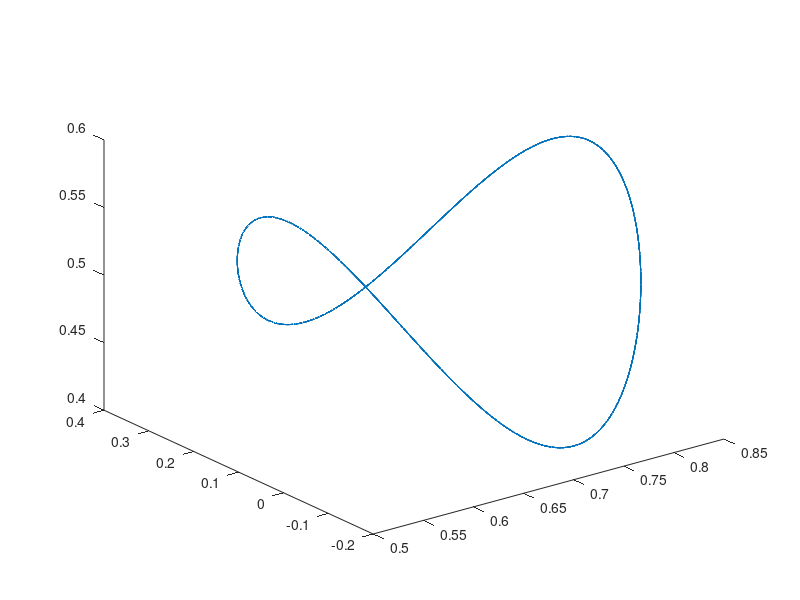

Recreate this plot in MATLAB. (Note: this script raises an error after producing the figure.)
function CF3b_Main_3D()



%% Initialization

clear
close all
home
rand('twister', sum(100*clock));

%% create a active sample motion with 3 active joints as initial input of optimization
home
% clear
clc
% envirment
g=9.81*1;
% parameters of robot
LL1=.20;
LL2=.56;
LL3=.51;
LL4=.20;
m_total=51;
mL1=1.1*LL1/(1.1*.4+1*LL2+.9*LL3+.8*LL4)*m_total;
mL2=1.0*LL2/(1.1*.4+1*LL2+.9*LL3+.8*LL4)*m_total;
mL3=0.9*LL3/(1.1*.4+1*LL2+.9*LL3+.8*LL4)*m_total;
mL4=0.8*LL4/(1.1*.4+1*LL2+.9*LL3+.8*LL4)*m_total;

% EF motion
A=.3;
 
% 3D Ellipose motion
f=0.5;
Tres=0.005;
Repeat=10;
time=0:Tres:Repeat/f;
Middle1=ceil((Repeat-2) *length(time)/Repeat);
Middle2=ceil((Repeat-1)*length(time)/Repeat);
xef= A/2*sin(2*pi*f*time)+.7;
yef= A*cos(2*pi*f*time)+.1;
zef=-A/4*cos(4*pi*f*time)+.5;

Dxef= (2*pi*f)*A/2*cos(2*pi*f*time);
Dyef=-(2*pi*f)*A*sin(2*pi*f*time);
Dzef= (4*pi*f)*A/4*sin(4*pi*f*time);

D2xef=-(2*pi*f)^2*A/2*sin(2*pi*f*time);
D2yef=-(2*pi*f)^2*A*cos(2*pi*f*time);
D2zef= (4*pi*f)^2*A/4*cos(2*pi*f*time);

q1=deg2rad(0);
q2=deg2rad(0);
q3=deg2rad(90);
q4=deg2rad(90);


plot3(xef,yef,zef)

pos=[xef;yef;zef];
Dpos=[Dxef;Dyef;Dzef];
D2pos=[D2xef;D2yef;D2zef];


% Joint Trajectories

for tt=1:length(time)-1
%     tt
    lPos=FK_RzRyRyRy_3D(q1(tt),q2(tt),q3(tt),q4(tt),LL1,LL2,LL3,LL4);

    cPos=pos(:,tt);
    dx=cPos-lPos;

    JJ=JACOBIAN_RzRyRyRy_3D(q1(tt),q2(tt),q3(tt),q4(tt),LL1,LL2,LL3,LL4);

    dq=JJ'*(JJ*JJ')^-1*dx;

    q1(tt+1)=q1(tt)+dq(1);
    q2(tt+1)=q2(tt)+dq(2);
    q3(tt+1)=q3(tt)+dq(3);
    q4(tt+1)=q4(tt)+dq(4);
    
end

for tt=1:length(time)-1
    rPosVal(:,tt)=FK_RzRyRyRy_3D(q1(tt),q2(tt),q3(tt),q4(tt),LL1,LL2,LL3,LL4);

end
    
% Required torque for desired path
q=[q1;q2;q3;q4];
Dq=differential(q,time,Tres);
D2q=differential(Dq,time,Tres);
torqueDesire=TorqueCalculator_4R_3D(D2q,Dq,q,g,mL1,mL2,mL3,mL4,LL1,LL2,LL3,LL4);
%%
% show    
% close all
figure('name','Path (3DoF)')
    plot3(xef(Middle1:Middle2),yef(Middle1:Middle2),zef(Middle1:Middle2),'linewidth',2.5,'linestyle','-','color','g')
    hold on 
    plot3(rPosVal(1,Middle1:Middle2),rPosVal(2,Middle1:Middle2),rPosVal(3,Middle1:Middle2),'linewidth',2,'linestyle','-.','color','b')
    legend('Desired','Static Path Planing')
    hold off
    axis equal

figure('name','Joint Trajectories')
    subplot(4,1,1)
    plot(time(Middle1:Middle2),q1(Middle1:Middle2))
    grid on
    subplot(4,1,2)
    plot(time(Middle1:Middle2),q2(Middle1:Middle2))
    grid on
    subplot(4,1,3)
    plot(time(Middle1:Middle2),q3(Middle1:Middle2))
    grid on
    subplot(4,1,4)
    plot(time(Middle1:Middle2),q4(Middle1:Middle2))
    grid on
    

figure('name','Desired Power vs Time')
%     subplot(3,1,1)
%     plot(time(Middle1:Middle2),torqueDesire(1,Middle1:Middle2).*Dq(1,Middle1:Middle2))
%     grid on
%     subplot(3,1,2)
%     plot(time(Middle1:Middle2),torqueDesire(2,Middle1:Middle2).*Dq(2,Middle1:Middle2))
%     grid on
%     subplot(3,1,3)
%     plot(time(Middle1:Middle2),torqueDesire(3,Middle1:Middle2).*Dq(3,Middle1:Middle2))
%     grid on
    plot(time(Middle1:Middle2),torqueDesire(:,Middle1:Middle2).*Dq(:,Middle1:Middle2),'linewidth',2)
    set(gca,'fontsize',12,'FontWeight','bold')
    legend('p_1','p_2','p_3','p_4')
    xlabel('time (s)','fontsize',14,'FontWeight','bold')
    ylabel('power','fontsize',14,'FontWeight','bold')
    grid on
    
    
figure('name','Desired Torque vs Time')
    plot(time(Middle1:Middle2),torqueDesire(:,Middle1:Middle2),'linewidth',2)
    set(gca,'fontsize',12,'FontWeight','bold')
    legend('u_1','u_2','u_3','u_4')
    xlabel('time (s)','fontsize',14,'FontWeight','bold')
    ylabel('u','fontsize',14,'FontWeight','bold')
    grid on
    


figure('name','Desired Torque vs Angle')
    subplot(1,4,1)
    plot(rad2deg(q1(Middle1:Middle2)),torqueDesire(1,Middle1:Middle2),...
        'Color',[0.87058824300766 0.490196079015732 0],'linewidth',2)
    title('Initial Required Torque-Angle Profile','FontSize',16);
    xlabel('q_1 (deg)','FontWeight','bold','FontSize',14,'FontName','mwa_cmb10');
    ylabel('u_1 (N.m)','FontWeight','bold','FontSize',14,'FontName','mwa_cmb10');
    set(gca,'YMinorGrid','on')
    grid on
    
    subplot(1,4,2)
    plot(rad2deg(InRangeShifter(q2(Middle1:Middle2))),torqueDesire(2,Middle1:Middle2),...
            'Color',[0.87058824300766 0.490196079015732 0],'linewidth',2)
    xlabel('q_2 (deg)','FontWeight','bold','FontSize',14,'FontName','mwa_cmb10');
    ylabel('u_2 (N.m)','FontWeight','bold','FontSize',14,'FontName','mwa_cmb10');
    set(gca,'YMinorGrid','on')
    grid on
    
    subplot(1,4,3)
    plot(( rad2deg(InRangeShifter(q3(Middle1:Middle2)))),torqueDesire(3,Middle1:Middle2),...
        'Color',[0.87058824300766 0.490196079015732 0],'linewidth',2)
    xlabel('q_3 (deg)','FontWeight','bold','FontSize',14,'FontName','mwa_cmb10');
    ylabel('u_3 (N.m)','FontWeight','bold','FontSize',14,'FontName','mwa_cmb10');
    set(gca,'YMinorGrid','on')
    grid on
    
    subplot(1,4,4)
    plot(( rad2deg(InRangeShifter(q4(Middle1:Middle2)))),torqueDesire(4,Middle1:Middle2),...
        'Color',[0.87058824300766 0.490196079015732 0],'linewidth',2)
    xlabel('q_3 (deg)','FontWeight','bold','FontSize',14,'FontName','mwa_cmb10');
    ylabel('u_3 (N.m)','FontWeight','bold','FontSize',14,'FontName','mwa_cmb10');
    set(gca,'YMinorGrid','on')
    grid on
    
Y=[q1(Middle1:end)',q2(Middle1:end)',q3(Middle1:end)' , q4(Middle1:end)' ];
AnimBot4DOF_4R_3D(time(Middle1:end),Y,LL1,LL2,LL3,LL4);

IntAbsUdqDesire=sum(sum(abs(torqueDesire(:,Middle1:Middle2).*Dq(:,Middle1:Middle2)),2))*Tres
IntAbsUdqDesire=sum(sum((torqueDesire(:,Middle1:Middle2).*torqueDesire(:,Middle1:Middle2)),2))*Tres

%%  Generate Initial value for Optimization
% close all

tic
% DoF system
nn=4; % number of joints
% DoF of Optimization 
rQ=10; % Degree of joint trajectory
rM=4; % Degree of passive torque
rB=2;
% WeightMatrix
Weight=[1 3 2 1]';
Weight=Weight*1;
SampleRate=25;

% Landa for [DQ  D2q ]
Landa=[1e-1 1e-3 1e-1 1e-3]*1;   % [landa_1* Beta'*Beta    Landa_2*(D2Q*Beta)'*(D2Q*Beta)
                           %  landa_3* Theta'*Theta  Landa_4*(D2Qhat*Theta)'*(D2Qhat*Theta) ]          
%  Landa=[1e-6 1e-7 1e-6 1e-7]*1; % for linear

%%
Time=time(Middle1:Middle2)-time(Middle1);
Q1=q1(Middle1:Middle2);
Q2=q2(Middle1:Middle2);
Q3=q3(Middle1:Middle2);
Q4=q4(Middle1:Middle2);
 
QJ=[Q1;Q2;Q3;Q4];

Qhat1=zeros(size(Q1));
Qhat2=Q2+Q3;
Qhat3=Q3+Q4;
QhatJ=[Qhat1;Qhat2;Qhat3];

XEF=xef(Middle1:Middle2);
YEF=yef(Middle1:Middle2);
ZEF=zef(Middle1:Middle2);
DXEF=Dxef(Middle1:Middle2);
DYEF=Dyef(Middle1:Middle2);
DZEF=Dzef(Middle1:Middle2);
D2XEF=D2xef(Middle1:Middle2);
D2YEF=D2yef(Middle1:Middle2);
D2ZEF=D2zef(Middle1:Middle2);
TorqueDesQ1=torqueDesire(1,Middle1:Middle2);
TorqueDesQ2=torqueDesire(2,Middle1:Middle2);
TorqueDesQ3=torqueDesire(3,Middle1:Middle2);
TorqueDesQ4=torqueDesire(4,Middle1:Middle2);
TorqueDesire=[TorqueDesQ1;TorqueDesQ2;TorqueDesQ3;TorqueDesQ4];


% [Alpha_Q1,BezireCoef_q1]= BezierCoeffinet([Time Time(2:end)+Time(1) ],[Q1 Q1(2:end)],rQ);
% [Alpha_Q2,BezireCoef_q2]= BezierCoeffinet(Time,Q2,rQ);
% [Alpha_Q3,BezireCoef_q3]= BezierCoeffinet(Time,Q3,rQ);
% [Alpha_Q4,BezireCoef_q4]= BezierCoeffinet(Time,Q4,rQ);
[Alpha_Q1,BezireCoef_q1]= BezierCoeffinet([Time Time(2:end)+Time(1) ],[Q1 Q1(2:end)],rQ);
[Alpha_Q2,BezireCoef_q2]= BezierCoeffinet([Time Time(2:end)+Time(1) ],[Q2 Q2(2:end)],rQ);
[Alpha_Q3,BezireCoef_q3]= BezierCoeffinet([Time Time(2:end)+Time(1) ],[Q3 Q3(2:end)],rQ);
[Alpha_Q4,BezireCoef_q4]= BezierCoeffinet([Time Time(2:end)+Time(1) ],[Q4 Q4(2:end)],rQ);

Q1val=polyval(Alpha_Q1,Time);
Q2val=polyval(Alpha_Q2,Time);
Q3val=polyval(Alpha_Q3,Time);
Q4val=polyval(Alpha_Q4,Time);
QVal=[Q1val;Q2val;Q3val;Q4val];


RPosVal=FK_RzRyRyRy_3D(Q1val,Q2val,Q3val,Q4val,LL1,LL2,LL3,LL4);

    
[BetaOptimal,ThetaOptimal,CostActuation,CostD2Q,CostParaReg,TorqueMonoOptimal,TorqueBicepsOptimal]= ...
            OptimalParam_4R_3D(QJ,QhatJ,TorqueDesire,nn,rM,rB,Landa,Weight,SampleRate);

CostRequired=0;
 for i=1:nn
    CostRequired=CostRequired + ...
          Weight(i)*( 1/2*(TorqueDesire(i,:)')'*TorqueDesire(i,:)');
 end
CostRequired*Tres;
           
        
Cost=(CostActuation+ Landa(1:2:4)*CostParaReg+Landa(2:2:4)*CostD2Q)*Tres;
ActCost=(CostActuation)*Tres;


TorqueActive=TorqueDesire-TorqueMonoOptimal-[TorqueBicepsOptimal;zeros(size(Q1))]-[zeros(size(Q1));TorqueBicepsOptimal];
WorkActuator    =sum(sum(abs(TorqueActive.*Dq(:,Middle1:Middle2)),2))*Tres;
WorkDesire      =sum(sum(abs(TorqueDesire.*Dq(:,Middle1:Middle2)),2))*Tres;
Title=sprintf('%11s  %14s  %15s %15s'  ,   'Cost','Act. Cost','Req. Work','Act. Work');
Result=sprintf('% 11.2f  % 11.2f  % 15.2f % 15.2f'  ,   Cost,ActCost,WorkDesire,WorkActuator);
disp('-------------------------------------------------------')
disp(Title)
disp(Result)


figure('name','Path (3DoF)')
    plot3(XEF,YEF,ZEF,'linewidth',2.5,'linestyle','-','color','g')
    hold on 
    plot3(RPosVal(1,:),RPosVal(2,:),RPosVal(3,:),'linewidth',2,'linestyle','-.','color','b')
    legend('Desired','Static Path Planing')
    hold off
    axis equal

figure('name','Passive Torques')
    subplot(4,3,1)
    plot(Q1,TorqueDesQ1,'linewidth',2,'linestyle','-','color','b')
    hold on
    plot(Q1,TorqueMonoOptimal(1,:),'linewidth',2,'linestyle','-.','color','r')
    hold off
    grid on
    xlabel('q_1')
    ylabel('u_r_1')
%     legend('Desired Torque','PassiveTorque')
    subplot(4,3,2)
    plot(Q1,TorqueActive(1,:),'linewidth',2)
    grid on
    xlabel('q_1')
    ylabel('u_a_1')
    title('Active Torque')
    
    subplot(4,3,4)
    plot(Q2,TorqueDesQ2-TorqueBicepsOptimal(1,:)-TorqueBicepsOptimal(2,:),'linewidth',2,'linestyle','-','color','b')
    hold on
    plot(Q2,TorqueMonoOptimal(2,:),'linewidth',2,'linestyle','-.','color','r')
    hold off
    grid on
    xlabel('q_2')
    ylabel('u_r_2-u_b_2')
%     legend('Desired Torque','PassiveTorque')
    subplot(4,3,5)
    plot(Q2,TorqueActive(2,:),'linewidth',2)
    grid on
    xlabel('q_2')
    ylabel('u_a_2')
    title('Active Torque')
    
    subplot(4,3,7)
    plot(Q3,TorqueDesQ3-TorqueBicepsOptimal(2,:)-TorqueBicepsOptimal(3,:),'linewidth',2,'linestyle','-','color','b')
    hold on
    plot(Q3,TorqueMonoOptimal(3,:),'linewidth',2,'linestyle','-.','color','r')
    hold off
    grid on
    xlabel('q_3')
    ylabel('u_r_3-u_b_2-u_b_3')
%     legend('Desired Torque','PassiveTorque')
    subplot(4,3,8)
    plot(Q3,TorqueActive(3,:),'linewidth',2)
    grid on
    xlabel('q_3')
    ylabel('u_a_3')
    title('Active Torque')
    
    subplot(4,3,10)
    plot(Q4,TorqueDesQ4-TorqueBicepsOptimal(3,:),'linewidth',2,'linestyle','-','color','b')
    hold on
    plot(Q4,TorqueMonoOptimal(4,:),'linewidth',2,'linestyle','-.','color','r')
    hold off
    grid on
    xlabel('q_4')
    ylabel('u_r_4-u_b_3')
%     legend('Desired Torque','PassiveTorque')
    subplot(4,3,11)
    plot(Q4,TorqueActive(4,:),'linewidth',2)
    grid on
    xlabel('q_4')
    ylabel('u_a_4')
    title('Active Torque')
    
    subplot(4,3,6)
    plot(Qhat2,TorqueDesQ2+TorqueDesQ3-TorqueMonoOptimal(2,:)-TorqueMonoOptimal(3,:)-TorqueBicepsOptimal(3,:),'linewidth',2,'linestyle','-','color','b')
    hold on
    plot(Qhat2,2*TorqueBicepsOptimal(2,:),'linewidth',2,'linestyle','-.','color','r')
    hold off
    grid on
    xlabel('q_2+q_3')
    ylabel('u_r_2+u_r_3-u_m_2-u_m_3-u_b_3')
%     legend('Desired Torque','PassiveTorque')

    subplot(4,3,12)
    plot(Qhat3,TorqueDesQ3+TorqueDesQ4-TorqueMonoOptimal(3,:)-TorqueMonoOptimal(4,:)-TorqueBicepsOptimal(2,:),'linewidth',2,'linestyle','-','color','b')
    hold on
    plot(Qhat3,2*TorqueBicepsOptimal(3,:),'linewidth',2,'linestyle','-.','color','r')
    hold off
    grid on
    xlabel('q_3+q_4')
    ylabel('u_r_3+u_r_4-u_m_3-u_m_4-u_b_2')

    
figure('name','Compare Torques')
    subplot(4,1,1)
    plot(Q1,TorqueDesQ1,'linewidth',2,'linestyle','-','color','b')
    xlabel('q_1')
    ylabel('u_1')
    hold on
    plot(Q1,TorqueActive(1,:),'linewidth',2,'linestyle','-','color','r')
    hold off
    grid on
    subplot(4,1,2)
    plot(Q2,TorqueDesQ2,'linewidth',2,'linestyle','-','color','b')
    xlabel('q_2')
    ylabel('u_2')
    hold on
    plot(Q2,TorqueActive(2,:),'linewidth',2,'linestyle','-','color','r')
    hold off
    grid on
    subplot(4,1,3)
    plot(Q3,TorqueDesQ3,'linewidth',2,'linestyle','-','color','b')
    xlabel('q_3')
    ylabel('u_3')
    hold on
    plot(Q3,TorqueActive(3,:),'linewidth',2,'linestyle','-','color','r')
    hold off
    grid on
    subplot(4,1,4)
    plot(Q4,TorqueDesQ4,'linewidth',2,'linestyle','-','color','b')
    xlabel('q_4')
    ylabel('u_4')
    hold on
    plot(Q4,TorqueActive(4,:),'linewidth',2,'linestyle','-','color','r')
    hold off
    grid on
    
    

    
figure('name','Time Torques')
    subplot(4,1,1)
    plot(Time,TorqueDesQ1,'linewidth',2,'linestyle','-','color','b')
    hold on
    plot(Time,TorqueMonoOptimal(1,:),'linewidth',2,'linestyle','-.','color','g')
    plot(Time,TorqueActive(1,:),'linewidth',2,'linestyle','-','color','r')
    hold off
    grid on
    set(gca,'FontWeight','bold','FontSize',12,'FontName','mwa_cmb10');
    ylabel('u_1 (N.m)','FontWeight','bold','FontSize',14,'FontName','mwa_cmb10');
    Llg=legend('u_r_1','u_m_1','u_a_1');
    set(Llg,'orientation','horizontal')
    xlim([Time(1) Time(end)])
    subplot(4,1,2)
    plot(Time,TorqueDesQ2,'linewidth',2,'linestyle','-','color','b')
    hold on
    plot(Time,TorqueMonoOptimal(2,:),'linewidth',2,'linestyle','-.','color','g')
    plot(Time,TorqueBicepsOptimal(2,:),'linewidth',2,'linestyle','-.','Color',[0.75 0 0.75])
    plot(Time,TorqueActive(2,:),'linewidth',2,'linestyle','-','color','r')
    hold off
    grid on
    set(gca,'FontWeight','bold','FontSize',12,'FontName','mwa_cmb10');
    ylabel('u_3 (N.m)','FontWeight','bold','FontSize',14,'FontName','mwa_cmb10');
    Llg=legend('u_r_2','u_m_2','u_b_2','u_a_2');
    set(Llg,'orientation','horizontal')
    xlim([Time(1) Time(end)])
    subplot(4,1,3)
    plot(Time,TorqueDesQ3,'linewidth',2,'linestyle','-','color','b')
    hold on
    plot(Time,TorqueMonoOptimal(3,:),'linewidth',2,'linestyle','-.','color','g')
    plot(Time,TorqueBicepsOptimal(2,:),'linewidth',2,'linestyle','-.','Color',[0.75 0 0.75])
    plot(Time,TorqueBicepsOptimal(3,:),'linewidth',2,'linestyle','-.','Color',[0.75 .75 0.75])
    plot(Time,TorqueActive(3,:),'linewidth',2,'linestyle','-','color','r')
    hold off
    grid on
    set(gca,'FontWeight','bold','FontSize',12,'FontName','mwa_cmb10');
    ylabel('u_3 (N.m)','FontWeight','bold','FontSize',14,'FontName','mwa_cmb10');
    Llg=legend('u_r_3','u_m_3','u_b_2','u_b_3','u_a_3');
    set(Llg,'orientation','horizontal')
    xlim([Time(1) Time(end)])
    subplot(4,1,4)
    plot(Time,TorqueDesQ4,'linewidth',2,'linestyle','-','color','b')
    hold on
    plot(Time,TorqueMonoOptimal(4,:),'linewidth',2,'linestyle','-.','color','g')
    plot(Time,TorqueBicepsOptimal(3,:),'linewidth',2,'linestyle','-.','Color',[0.75 .75 0.75])
    plot(Time,TorqueActive(4,:),'linewidth',2,'linestyle','-','color','r')
    hold off
    grid on
    set(gca,'FontWeight','bold','FontSize',12,'FontName','mwa_cmb10');
    ylabel('u_4 (N.m)','FontWeight','bold','FontSize',14,'FontName','mwa_cmb10');
    Llg=legend('u_r_4','u_m_4','u_b_3','u_a_4');
    set(Llg,'orientation','horizontal')
    xlim([Time(1) Time(end)])
    
%  toc
 
 

%% Optimization

Degree=[nn rQ rM rB];
% Initial=[Alpha_Q1 Alpha_Q2 Alpha_Q3 Alpha_Q4];
% Initial=[Alpha_Q2 Alpha_Q3 Alpha_Q4];

QLimit=deg2rad([-170,170;-96,135;-5,156;-20,110]);
DQLimit=deg2rad([-300,300;-225,225;-225,225;-300,300]);
% % 
%  Initial2=Initial;
%  Initial=x;

% WeightMatrix
% Weight=[ 10 1 1]';

% dynamic parameters
tic
MaxFunEvals_Data=5000*(rQ);
MaxIter_Data=1000;
TolFun_Data=1e-9;
TolX_Data=1e-9;
TolCon_Data=1e-8;
Algorithm='sqp';
Algorithm='interior-point';
Rand=5000*1e-10;
NewInit=Initial+Rand*(randn(1,4*(rQ+length(rQ))));

CostFun   = @(Alpha)CF3b_TorqueCost_4R_3D(Alpha,Alpha_Q1,Time,Degree,Tres,Weight,Landa,SampleRate,g,mL1,mL2,mL3,mL4,LL1,LL2,LL3,LL4);
% NonConstr = @(Alpha)CF3b_NonLinearConstraint(Alpha,Time,Tres,Degree,L,XEF,YEF,g,mL1,mL2,mL3,LL1,LL2,LL3);
NonConstr = @(Alpha)CF3b_NonLinearConstraint_WithJointLimit_4R_3D(Alpha,Alpha_Q1,Time,Tres,Degree,XEF,YEF,ZEF,g,mL1,mL2,mL3,mL4,LL1,LL2,LL3,LL4,QLimit,DQLimit,SampleRate);


[x,fval,exitflag,output,lambda,grad,hessian] = ...
    Op_FmisCon_SQP(CostFun,NonConstr,NewInit,MaxFunEvals_Data,MaxIter_Data,TolFun_Data,TolX_Data,TolCon_Data,Algorithm);




%% ShowTime
Degree=[nn rQ rM rB];
Initial=[Alpha_Q1 Alpha_Q2 Alpha_Q3 Alpha_Q4];

[TorqueDesire_X0,TorqueActive_X0,TorqueMonoOptimal_X0,TorqueBicepsOptimal_X0,Q_X0,D1Q_X0,D2Q_X0,BetaOptimal_X0,ThetaOptimal_X0,IntU2_X0,IntUdq_X0,IntAbsUdq_X0,IntAbsUdqDesire_X0,CostSlopeD1Q_X0,CostSlopeD2Q_X0,CostParam_X0,RMSError_X0]=...    
                        ShowTime_4R_3D([ Initial],Time,Tres,Degree,Weight,Landa,SampleRate,[],[],[],XEF,YEF,ZEF,mL1,mL2,mL3,mL4,LL1,LL2,LL3,LL4,g,[],'DntShow','2Cycle','CostCc','Initial');
[TorqueDesire_Opt,TorqueActive_Opt,TorqueMonoOptimal_Opt,TorqueBicepsOptimal_Opt,Q_Opt,D1Q_Opt,D2Q_Opt,BetaOptimal_Opt,ThetaOptimal_Opt,IntU2_Opt,IntUdq_Opt,IntAbsUdq_Opt,IntAbsUdqDesire_Opt,CostSlopeD1Q_Opt,CostSlopeD2Q_Opt,CostParam_Opt,RMSError_Opt]=...
                       ShowTime_4R_3D([ x]      ,Time,Tres,Degree,Weight,Landa,SampleRate,[],[],[],XEF,YEF,ZEF,mL1,mL2,mL3,mL4,LL1,LL2,LL3,LL4,g,[],'Show','2Cycle','CostCc','Optimized');
                    

                    
%%
TotalCost_X0  = (IntU2_X0    + Landa(1:2:3)*CostParam_X0 + Landa(2:2:4)*CostSlopeD2Q_X0 )*Tres;
TotalCost_Opt = (IntU2_Opt   + Landa(1:2:3)*CostParam_Opt+ Landa(2:2:4)*CostSlopeD2Q_Opt)*Tres;

IntAbsUdqDesire_X0=sum(sum(abs(TorqueDesire_X0.*D1Q_X0),2))*Tres;
IntAbsUdqDesire_Opt=sum(sum(abs(TorqueDesire_Opt.*D1Q_Opt),2))*Tres;
IntAbsUdqActive_X0=sum(sum(abs(TorqueActive_X0.*D1Q_X0),2))*Tres;
IntAbsUdqActive_Opt=sum(sum(abs(TorqueActive_Opt.*D1Q_Opt),2))*Tres;

DegreeStr=sprintf('\n   rQ:%3d\n   rM:%3d\n   rB:%3d\n   Cost Type:  %s\n   Requlation Type:  %s\n ',rQ,rM,rB, 'Cast Cc','D2Q');
Title=sprintf('%22s  % 11s %11s % 8s % 12s % 15s % 15s'  ,   'IntU2','C.S.(D2)','ParamReg','Total','RMS Err','Req. Work','Actuator Work');
Result_X0 =sprintf('%-11s %11.2e %11.2e %11.2e % 10.2e % 10.2e % 15.2e % 14.2e  ',   'Initial:',  IntU2_X0*Tres, sum(CostSlopeD2Q_X0)*Tres , sum(CostParam_X0)*Tres   , TotalCost_X0 , RMSError_X0, sum(IntAbsUdqDesire_X0), IntAbsUdqActive_X0);
Result_Opt=sprintf('%-11s %11.2e %11.2e %11.2e % 10.2e % 10.2e % 15.2e % 14.2e\n',   'Optimized:',IntU2_Opt*Tres,sum(CostSlopeD2Q_Opt)*Tres, sum(CostParam_Opt)*Tres  , TotalCost_Opt, RMSError_Opt,sum(IntAbsUdqDesire_Opt),IntAbsUdqActive_Opt);
% display(output.message)
disp(DegreeStr)
disp(Title)
disp(Result_X0)
disp(Result_Opt)

TorqueActive=TorqueDesire-TorqueMonoOptimal-[TorqueBicepsOptimal;zeros(size(Q1))]-[zeros(size(Q1));TorqueBicepsOptimal];
IntAbsUdqActive=sum(sum(abs(TorqueActive.*Dq(:,Middle1:Middle2)),2))*Tres;
IntAbsUdqDesire=sum(sum(abs(TorqueDesire.*Dq(:,Middle1:Middle2)),2))*Tres;
IntAbsUdqActive=sum(sum(abs(TorqueActive.*Dq(:,Middle1:Middle2)),2))*Tres;
IntAbsUdqDesire=sum(sum(abs(TorqueDesire.*Dq(:,Middle1:Middle2)),2))*Tres;
% % RmsErrorX0=sqrt(sum(sum((rPosVal(:,Middle1:Middle2)-pos(:,Middle-1:end-1)).^2)*Tres/(time(end)-time(Middle))));
% % MaxErrorX0=max(sqrt(sum((rPosVal(:,Middle1:Middle2)-pos(:,Middle-1:end-1)).^2)));
% disp([RmsErrorX0 MaxErrorX0 ]*100)
disp([IntAbsUdqActive IntAbsUdqDesire ])

% toc
disp(sum(   max(D1Q_Opt')>DQLimit(:,2)' +min(D1Q_Opt')<DQLimit(:,1)'+max(Q_Opt')>QLimit(:,2)'+min(Q_Opt')<QLimit(:,1)' ) )

%% Scale profile for Nonlinear Spring

ThetaS=[];
ThetaStep=[];
tau=[];

for Joint=1:3

    ThetaStep{Joint}=( (max(Q_Opt(Joint, 1: floor(size(Q_Opt,2))))  - min(Q_Opt(Joint, 1: floor(size(Q_Opt,2))))) / (floor(size(Q_Opt,2)/2)));
    thetaS=min(Q_Opt(Joint, 1: floor(size(Q_Opt,2)))) :ThetaStep{Joint}:max(Q_Opt(Joint, 1: floor(size(Q_Opt,2))));
    thetaScale=thetaS-(min(thetaS)+(max(thetaS)-min(thetaS))/2)+pi/2;
    ThetaS{Joint}=thetaScale;
    

    tau{Joint}=polyval(BetaOptimal_Opt((rM+1)*(Joint-1)+1: (Joint)*(rM+1)),thetaS);    
    

    figure('name',['Joint ', num2str( Joint)])
        subplot(2,1,1)
        plot(rad2deg( ThetaS{Joint}),tau{Joint})
        xlabel('ThetaS')
        ylabel('tau')
        grid on

        subplot(2,1,2)
        plot(ThetaS{Joint}(1:end-1),diff(tau{Joint})./diff(ThetaS{Joint}))
        xlabel('ThetaS')
        ylabel('Dtau')
        grid on
        
end

%% Desing Cam
ParamA={[10000,0.02,.1,.14];
        [10000,0.02,.1,.14];
        [10000,0.02,.1,.14]};
    
for Joint=1:3
    K=ParamA{Joint}(1);
    R=ParamA{Joint}(2);
    l0=ParamA{Joint}(3);
    l0de=ParamA{Joint}(4);

    run('../../NonLinearSpring/RunMe');
end
%% Control

InitState=([ Q_Opt(1:3,1)' , D1Q_Opt(1:3,1)', 0 0]);
Pos  =[[XEF   ,XEF(2:end)]   ;[YEF   ,YEF(2:end)]   ];
% DPos =[[DXEF  ,DXEF(2:end)]  ;[DYEF  ,DYEF(2:end)]  ];
% D2Pos=[[D2XEF ,D2XEF(2:end)] ;[D2YEF ,D2YEF(2:end)] ];
Time2=[Time , Time(2:end)+Time(end)];
% TorqueFF=[TorqueDesire_Opt,TorqueDesire_Opt(:,2:end)];
TorqueFF=[TorqueActive_Opt,TorqueActive_Opt(:,2:end)];
Qref=[Q_Opt, Q_Opt(:,2:end)];
DQref=[D1Q_Opt, D1Q_Opt(:,2:end)];
Mid=ceil(length(Time2)/1);

Kp=1*4000;
Kd=1*400;
Kp=1*20000000;
Kd=1*400000;


OdeOpt= odeset('RelTol',1e-4,'AbsTol',1e-4,'maxstep',1e-2,...
               'OutputFcn',@(t,Y,flag)TorqueCalculatorControlBi(t,Y,flag,g,L,m,Qref,DQref,Time2,Kp,Kd,x,rM,rB));
[T,Q_ode] =...
    ode15s(@(t,Y)SirDynBi(t,Y,g,L,m,Qref,DQref,Time2,Kp,Kd,x,rM,0),...
            Time2,InitState,OdeOpt);

QO1=Q_ode(:,1)';
QO2=Q_ode(:,2)';
QO3=Q_ode(:,3)';
RPosODE=L*[cos(QO1)+cos(QO1+QO2)+cos(QO1+QO2+QO3);
        sin(QO1)+sin(QO1+QO2)+sin(QO1+QO2+QO3)];

% EnergyABS_Ode=Q_ode(end,end-1)
% EnergyACT_Ode=Q_ode(end,end)

Torque_Ode=TorqueCalculatorControlBi([],[],'done');
TorqueActive_Ode=Torque_Ode(1:3,:);
TorquePassiveUni_Ode=Torque_Ode(4:6,:);
TorquePassiveBi_Ode=Torque_Ode(7:9,:);

EnergyABS=sum(sum(abs((TorqueActive_Ode+TorquePassiveUni_Ode+TorquePa)'.*Q_ode(:,4:6)),2))*Tres;
EnergyACT=sum(sum(abs(TorqueActive_Ode'.*Q_ode(:,4:6)),2))*Tres;
disp(['Perfect: ',num2str(sum(IntAbsUdqDesire_Opt)*2),'  ,  ',num2str( IntAbsUdqActive_Opt*2)]);
disp(['PID:     ',num2str(EnergyABS),'  ,  ',num2str( EnergyACT)]);
disp(['Initial: ',num2str(sum(IntAbsUdqDesire_X0)*2),'  ,  ',num2str( IntAbsUdqActive_X0*2)]);

%% ShowTime for Control
figure
    plot(Time2,rad2deg(Qref(1,:)-Q_ode(:,1)'),'linewidth',2,'color','r')
    hold on
    plot(Time2,rad2deg(Qref(2,:)-Q_ode(:,2)'),'linewidth',2,'color','b')
    plot(Time2,rad2deg(Qref(3,:)-Q_ode(:,3)'),'linewidth',2,'color','g')
    set(gca,'fontsize',14,'YMinorGrid','on')    
    grid on
    xlabel('Time (s)','FontWeight','bold','FontSize',14,'FontName','mwa_cmb10')
    ylabel('Tracking Error (deg)','FontWeight','bold','FontSize',14,'FontName','mwa_cmb10')
    Le1=legend('e_1','e_2','e_3');
    set(Le1,'FontSize',12,'Orientation','horizontal')
    



figure
subplot(3,1,1)
    plot(Time2,Qref(1,:),'linewidth',2,'linestyle','--','color','r')
    hold on
    plot(Time2,Q_ode(:,1),'linewidth',2,'linestyle','--','color','b')
    legend('{q_1}^*','q_r')
   
subplot(3,1,2)
    plot(Time2,Qref(2,:))
    hold all
    plot(Time2,Q_ode(:,2))

subplot(3,1,3)
    plot(Time2,Qref(3,:))
    hold all
    plot(Time2,Q_ode(:,3))

figure
plot(Pos(1,:),Pos(2,:),'linewidth',4,'linestyle','-','color','b')
hold on
plot(RPosODE(1,1:Mid),RPosODE(2,1:Mid),'linewidth',3,'linestyle','--','color','r')
plot(RPosODE(1,Mid:end),RPosODE(2,Mid:end),'linewidth',2,'linestyle','--','color','g')
xlabel('x')
ylabel('y')
hold off
% axis equal
legend('Desired','dynamic path planing')

figure
subplot(3,1,1)
    plot(Time2,TorqueFF(1,:),'linewidth',2,'linestyle','--','color','r')
    hold on
    plot(Time2,TorqueActive_Ode(1,:),'linewidth',2,'linestyle','-','color','b')
    grid on
    set(gca,'fontsize',14,'YMinorGrid','on')
    LL1=legend('Ideal Controller','PD Controller');
    set(LL1,'FontSize',12,'Orientation','horizontal')
    ylabel('{ua}_1 (N.m)','FontWeight','bold','FontSize',14,'FontName','mwa_cmb10')
    title('Actuator Torque')
    
    
subplot(3,1,2)
    plot(Time2,TorqueFF(2,:),'linewidth',2,'linestyle','--','color','r')
    hold on
    plot(Time2,TorqueActive_Ode(2,:),'linewidth',2,'linestyle','-','color','b')
    grid on
    set(gca,'fontsize',14,'YMinorGrid','on')
    LL2=legend('Ideal Controller','PD Controller');
    ylabel('{ua}_2 (N.m)','FontWeight','bold','FontSize',14,'FontName','mwa_cmb10')
    set(LL2,'FontSize',12,'Orientation','horizontal')
%    title('Actuator Torque')
    
subplot(3,1,3)
    plot(Time2,TorqueFF(3,:),'linewidth',2,'linestyle','--','color','r')
    hold on
    plot(Time2,TorqueActive_Ode(3,:),'linewidth',2,'linestyle','-','color','b')
    grid on
    set(gca,'fontsize',14,'YMinorGrid','on')
    LL3=legend('Ideal Controller','PD Controller');
    set(LL3,'FontSize',12,'Orientation','horizontal')
    ylabel('{ua}_3 (N.m)','FontWeight','bold','FontSize',14,'FontName','mwa_cmb10')
%     title('Actuator Torque')
    xlabel('Time (S)','FontWeight','bold','FontSize',14,'FontName','mwa_cmb10')
    
